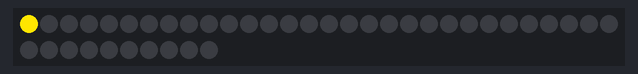
Bench run of a sketch on a simulated Arduino Uno, built with avr-gcc and run on an emulated ATmega328P. Parts: 40 RGB LEDs in strip order, left to right, continuing on the next row. Random numbers use the default seed unless the sketch sets one.

Above: at 3.15 s.
At 7.77 s:
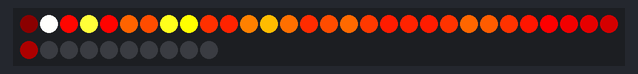
At 12.09 s:
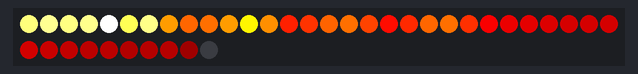
At 21.33 s:
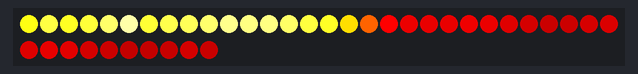
At 30.58 s:
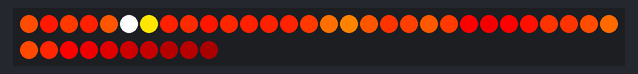
At 39.82 s:
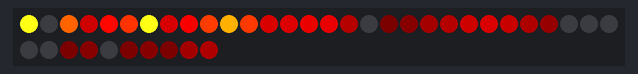

The sketch:

RGB_Star.ino
```cpp
// RGB Star by Evtech
// https://www.youtube.com/evtech

#include <FastLED.h>

#define LED_PIN     2
#define COLOR_ORDER GRB
#define CHIPSET     WS2811
#define NUM_LEDS    40

#define BRIGHTNESS  255
#define FRAMES_PER_SECOND 60

bool gReverseDirection = false;

CRGB leds[NUM_LEDS];

CRGBPalette16 gPal;

void setup() {
  delay(3000);
  FastLED.addLeds<CHIPSET, LED_PIN, COLOR_ORDER>(leds, NUM_LEDS).setCorrection( TypicalLEDStrip );
  FastLED.setBrightness( BRIGHTNESS );

  gPal = HeatColors_p;

}

void loop()
{
  random16_add_entropy( random());

  RGBstar();

  FastLED.show();
  FastLED.delay(1000 / FRAMES_PER_SECOND);
}

#define COOLING  55
#define SPARKING 120


void RGBstar()
{
  static byte heat[NUM_LEDS];

    for( int i = 0; i < NUM_LEDS; i++) {
      heat[i] = qsub8( heat[i],  random8(0, ((COOLING * 10) / NUM_LEDS) + 2));
    }

    for( int k= NUM_LEDS - 1; k >= 2; k--) {
      heat[k] = (heat[k - 1] + heat[k - 2] + heat[k - 2] ) / 3;
    }

    if( random8() < SPARKING ) {
      int y = random8(7);
      heat[y] = qadd8( heat[y], random8(160,255) );
    }

    for( int j = 0; j < NUM_LEDS; j++) {
      byte colorindex = scale8( heat[j], 240);
      CRGB color = ColorFromPalette( gPal, colorindex);
      int pixelnumber;
      if( gReverseDirection ) {
        pixelnumber = (NUM_LEDS-1) - j;
      } else {
        pixelnumber = j;
      }
      leds[pixelnumber] = color;
    }
}
```
